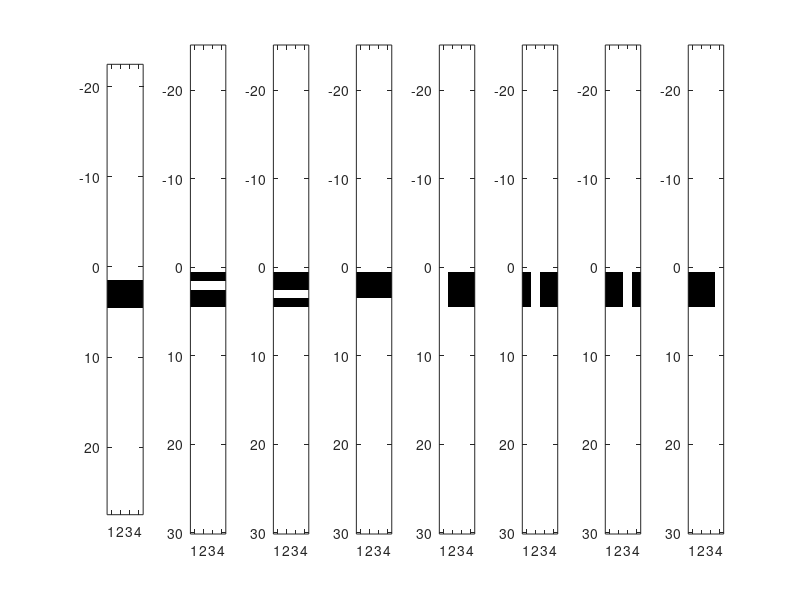

Reproduce this figure in MATLAB. (Note: this script raises an error after producing the figure.)
% scripts to generate the data of the graphical example as in the paper: 
% T. L. Griffiths and M. Steyvers. Finding scientific topics. Proceedings of
% the National Academy of Sciences of U.S., 2004.
% 
% Copyright (C) 2009 Xiaodong Yu, xdyu at umiacs umd edu;
% distributable under GPL, see README.txt

close all; clear;

% ground truth of topic-specified word distribution,  Phi
% the size of the vocabulary is 16 = 4x4, i.e., each position represent a word
Phi(:,1) = [1 0 0 0 1 0 0 0 1 0 0 0 1 0 0 0]/4;
Phi(:,2) = [0 1 0 0 0 1 0 0 0 1 0 0 0 1 0 0]/4;
Phi(:,3) = [0 0 1 0 0 0 1 0 0 0 1 0 0 0 1 0]/4;
Phi(:,4) = [0 0 0 1 0 0 0 1 0 0 0 1 0 0 0 1]/4;
Phi(:,5) = [1 1 1 1 0 0 0 0 0 0 0 0 0 0 0 0]/4;
Phi(:,6) = [0 0 0 0 1 1 1 1 0 0 0 0 0 0 0 0]/4;
Phi(:,7) = [0 0 0 0 0 0 0 0 1 1 1 1 0 0 0 0]/4;
Phi(:,8) = [0 0 0 0 0 0 0 0 0 0 0 0 1 1 1 1]/4;

% show ground truth of Phi
figure; colormap 'gray'
for i=1:8
    subplot(1,8,i); imagesc(reshape(Phi(:,i), [4 4])); axis equal; axis tight; % axis off;
    %title(['\phi_' num2str(i)])
end;
print('-djpeg', 'Theta_ground_truth.jpg');

% hyperparameter: assume symmetric Dirichlet distribution
alpha = 5; 
beta = 1; 

M = 500; % number of document
K = 8; % number of topic
Nd = 100; % number of words in each document
V = 16; % size of the vocabulary

% ground truth of document-specified topic distribution,  Theta
z = zeros(M,Nd);
w = zeros(M,Nd);
for m=1:M
    theta = dirrnd(ones(1,K) * alpha); % draw topic mixture proportion
    for n=1:Nd 
        z(m,n) = find(mnrnd(1,theta)==1); % draw topic for each word
        w(m,n) = find(mnrnd(1,reshape(Phi(:,z(m,n)),[1 V]))==1); % draw word
    end;
    word_hist(:,:,m) = reshape(hist(w(m,:),16), [4 4]);
    %Docs_words = (m,:) = hist2elem(Docs(:,:,m));
    Theta(m,:) = theta;
end;

% show exmple documents
figure; colormap 'gray'
for i=1:25
    subplot(5,5,i); 
    imagesc(word_hist(:,:,i)); axis equal; axis tight; axis off;
end;
print('-djpeg', 'example_documents.jpg');

save('demo_data.mat','word_hist','w','z','Theta','Phi','K', 'alpha','beta');
